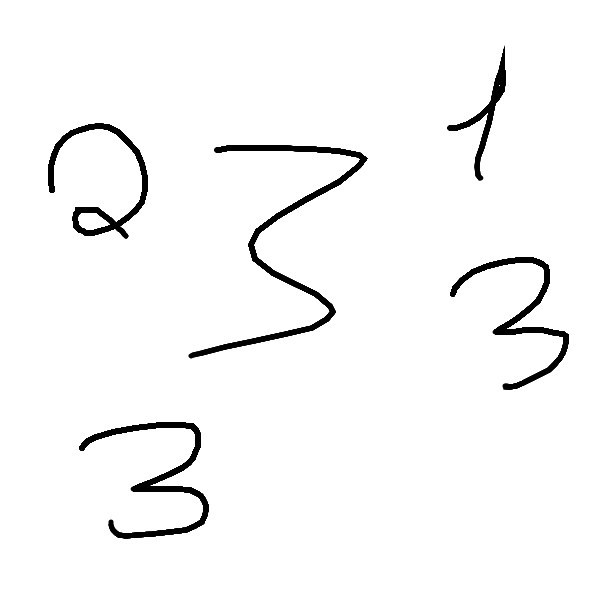
#> input picture back-end/received_image.png, 600 x 600 px; its folder holds only this picture in this run
$ python -i imgProc.py   (imports and definitions only)
#> lines starting #> are read from the running program, lines starting #| are printed output that depends on the picture; after the words box and inside, x2 and y2 are one past the last pixel; in counts of white or black regions, pixels touching at a corner belong together
### back-end/cal.py

def calcu(s):
    print("Đang tính toán: ", end = "")

    arr = list(map(int, s.split()))
    for i in range(len(arr)):
        if(arr[i] == 11):
            print(" + ", end = "")
        elif(arr[i] == 12):
            print(" - ", end = "")
        elif(arr[i] == 13):
            print(" x ", end = "")
        elif(arr[i] == 14):
            print(" : ", end = "")
        else:
            print(arr[i], end = "")

    i = 0
    symbol = []
    while i < len(arr):
        if arr[i] == 13 or arr[i] == 14:

            tmp = 0
            while i + 1 < len(arr) and arr[i + 1] <= 9:
                tmp = tmp * 10 + arr[i + 1]
                arr.pop(i + 1)

            if arr[i] == 13:
                arr[i - 1] *= tmp
            else:
                arr[i - 1] /= tmp

            arr.pop(i)
        elif arr[i] == 11 or arr[i] == 12:
            symbol.append(i)
            i += 1
        else:
            while i + 1 < len(arr) and arr[i + 1] <= 9:
                arr[i] = arr[i] * 10 + arr[i + 1]
                arr.pop(i + 1)
            i += 1

    res = 0
    if len(symbol) == 0 or symbol[0] > 0:
        res = arr[0]

    for i in symbol:
        if arr[i] == 11:
            res += arr[i + 1]
        if arr[i] == 12:
            res -= arr[i + 1]

    res = '{:g}'.format(res)

    print("\nResult = " + str(res))
    return str(res)

print(calcu("3 1 11 2 13 1 2 12 2 0 14 2 14 1 0"))

### back-end/numRecog.py
import pickle
import numpy as np

from PIL import Image


# [6 lines left out: function imgToArray, not called in this run]

def numberRecognizer():
    loaded_model = pickle.load(open('svmpickle_file', 'rb'))
    s = ''
    count = 0
    while(True):
        count += 1
        try:
            img = Image.open(str(count) + ".png")
        except IOError:
            break
        print("Đang xử lí " + str(count) + ".png")
        arrayImage = imgToArray(img, 'A')
        # print(arrayImage)
        result = loaded_model.predict(arrayImage)
        print("Đã nhận dạng được ", end = "")
        if(result == 11):
            print("dấu - ", end = "")
        elif(result == 12):
            print("dấu + ", end = "")
        else:
            print("số ", str(result))
        s = s + ' ' + str(result[0])

        # os.remove(str(count) + ".png")

    return s

### back-end/imgProc.py
import numpy as np
import glob
import os

from PIL import Image, ImageChops, ImageOps, ImageFilter
from numRecog import numberRecognizer
from cal import calcu

from sklearn.cluster import KMeans


imgHeight = 50
imgWidth = 50
trans = (0, 0, 0, 0)
count = 0
diviList = []

# [10 lines left out: function replace_transparent_background, not called in this run]

def trim_borders(image):
    bg = Image.new(image.mode, image.size, image.getpixel((0,0)))
    diff = ImageChops.difference(image, bg)
    diff = ImageChops.add(diff, diff, 2.0, -100)
    bbox = diff.getbbox()
    if bbox:
        return image.crop(bbox)
    return image

def save_image(image, name):
    image = trim_borders(image)
    width, height = image.size
    print("Size: ", str(width), str(height))
    image = make_square(image)
    image = average_filter(image)
    image = image.resize((28, 28))
    image.save(name)

def make_square(image, fill_color=(0, 0, 0, 0)):
    x, y = image.size
    size = max(x, y)
    newImage = Image.new('RGBA', (size, size), fill_color)

    newImage.paste(image, (int((size - x) / 2), int((size - y) / 2)))
    return newImage

def average_filter(image):
    kernel = [1/9] * 9
    size = (3, 3)

    filtered_image = image.filter(ImageFilter.Kernel(size, kernel, scale=None))
    return filtered_image

def dfs_stack(img):
    width = img.width
    height = img.height
    stack = []
    id = 0
    arr = np.asarray(img).copy()
    global lst
    global component
    global diviList
    for i in range(height):
        for j in range(width):
            if (arr[i, j, 3] != 0):
                w = 0
                centerX = 0
                centerY = 0
                minX = 1000
                maxX = 0

                minY = 1000
                maxY = 0
                stack.append((i, j))
                tempArr = np.zeros((height,width, 4), dtype = np.uint8)
                tempArr[i, j, 3] = arr[i, j, 3]
                arr[i, j, 3] = 0
                while stack:
                    x, y = stack.pop()
                    w += int(tempArr[x, y, 3])
                    centerX += x * int(tempArr[x, y, 3])
                    centerY += y * int(tempArr[x, y, 3])
                    minX = min(minX, x)
                    maxX = max(maxX, x)

                    minY = min(minY, y)
                    maxY = max(maxY, y)

                    d = [-1, 0, 1, 0, -1]
                    for k in range (0, 4):
                        newX = x + d[k]
                        newY = y + d[k + 1]
                        if (newX >= 0 and newY >= 0 and newX < height and newY < width and arr[newX, newY, 3] != 0):
                            stack.append((newX, newY))
                            tempArr[newX, newY, 3] = arr[newX, newY, 3]
                            arr[newX, newY, 3] = 0

                centerX //= w
                centerY //= w

                lst.append([id, centerX, centerY, minX, maxX])
                # print(id, centerX, centerY, minX, maxX)
                if (maxY - minY < 30) and (maxX - minX < 30):
                    for x in range(height):
                        for y in range(width):
                            tempArr[x, y, 3] = 255
                    diviList.append([id, centerX, centerY, minX, maxX])

                id += 1
                component.append(tempArr)

def inside(a, x1, x2):
    return a >= x1 and a <= x2

# [32 lines left out: functions cluster_dividers, replaceDivi, not called in this run]

def add_row(row):
    row = sorted(row, key=lambda x: x[2])
    global count
    for i in row:
        count += 1
        data = Image.fromarray(component[i[0]], mode = "RGBA")

        save_image(data, str(count) + ".png")

def sort_component(size = 600):

    global lst
    lst = sorted(lst, key=lambda x: x[1])

    row = []
    for i in lst:
        check = False
        for j in row:
            if inside(i[1], j[3], j[4]) or inside(j[1], i[3], i[4]):

                check = True

        if check == False:
            add_row(row)
            row = []

        row.append(i)

    add_row(row)

def solveImage():
    global diviList
    global count
    global component
    global lst
    diviList = []
    count = 0
    component = []
    lst = []

    try:
        img = Image.open("received_image.png")
#> img is the input picture: PIL image 600x600 RGBA; mean R, G, B, A 0, 0, 0, 7.9
        print("Đã mở ảnh thành công")
    except IOError:
        pass
    removing_files = glob.glob('*.png')
    for i in removing_files:
        if i != "received_image.png":
            try:
                os.remove(i)
            except OSError as e:
                print("Failed with:", e.strerror)
                print ("Error code:", e.code)

    print("Đã xóa những file ảnh cũ")
    dfs_stack(img)
#> after the loop in dfs_stack, `for i in range(height):`: arr: shape (600, 600, 4); 3.2% of pixels changed, all inside (x1, y1, x2, y2) = (48, 45, 569, 539)
#> after the loop in dfs_stack, `for i in range(height):`:
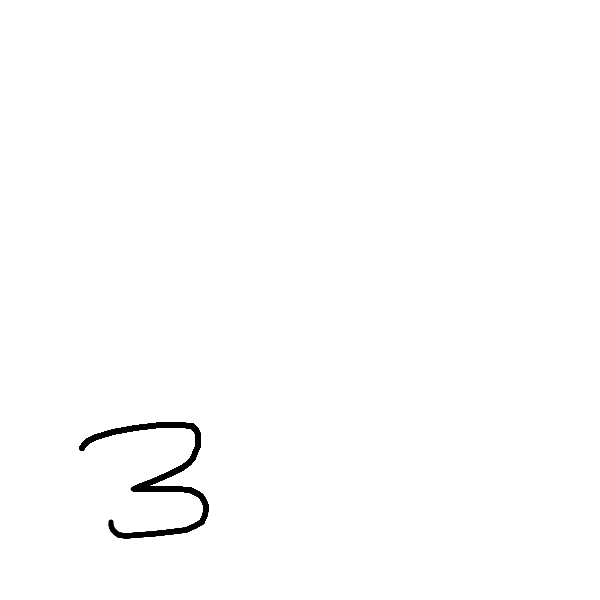
#> tempArr: shape (600, 600, 4); mean R, G, B, A 0, 0, 0, 1.8; transparent parts drawn white
#> after the loop in dfs_stack, `for i in range(height):`: component = 5 items; diviList = []; id = 5; lst = [[0, 114, 485, 45, 180], [1, 182, 100, 123, 238], [2, 238, 286, 145, 358], [3, 314, 521, 257, 389], [4, 477, 158, 422, 538]]; stack = []


    if len(diviList) > 0:
        newDiviList = cluster_dividers(diviList)
        replaceDivi(newDiviList)

    sort_component()
#> the loop in sort_component, `for i in lst:` made 5 passes
#> i on pass 2: [1, 182, 100, 123, 238]
#| Size:  59 135
#| Size:  100 116
#| Size:  180 214
#| Size:  119 133
#> pass 2, in save_image, `image = trim_borders(image)`:
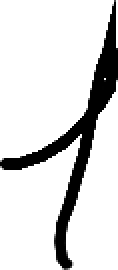
#> image: PIL image 59x135 RGBA (shown 2 times larger); mean R, G, B, A 0, 0, 0, 37.9; transparent parts drawn white
#> the loop in add_row (call 4), `for i in row:` made 1 pass
#> (i, count, width in save_image, height in save_image) on pass 1: ([4, 477, 158, 422, 538], 5, 130, 117)
#| Size:  130 117
#> pass 1, in save_image (call 5), `image = trim_borders(image)`:
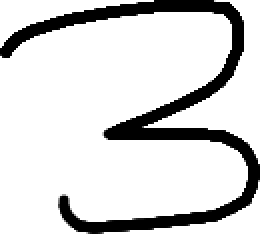
#> image: PIL image 130x117 RGBA (shown 2 times larger); mean R, G, B, A 0, 0, 0, 41.4; transparent parts drawn white
#> pass 1, in save_image (call 5), `image = make_square(image)`:
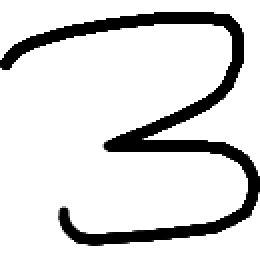
#> image: PIL image 130x130 RGBA (shown 2 times larger); mean R, G, B, A 0, 0, 0, 37.3; transparent parts drawn white
    print("Phân tách ảnh thành công")
    print("Đã phát hiện " + str(count) + " kí tự, đang xử lí")
#| Đã phát hiện 5 kí tự, đang xử lí
    result_str = numberRecognizer()
    print(result_str)
    return calcu(result_str)

def pad_image(image, ):
    return ImageOps.expand(image, border=30, fill='#fff')

#> (the run stopped early here; a loop or call above may not have finished)
